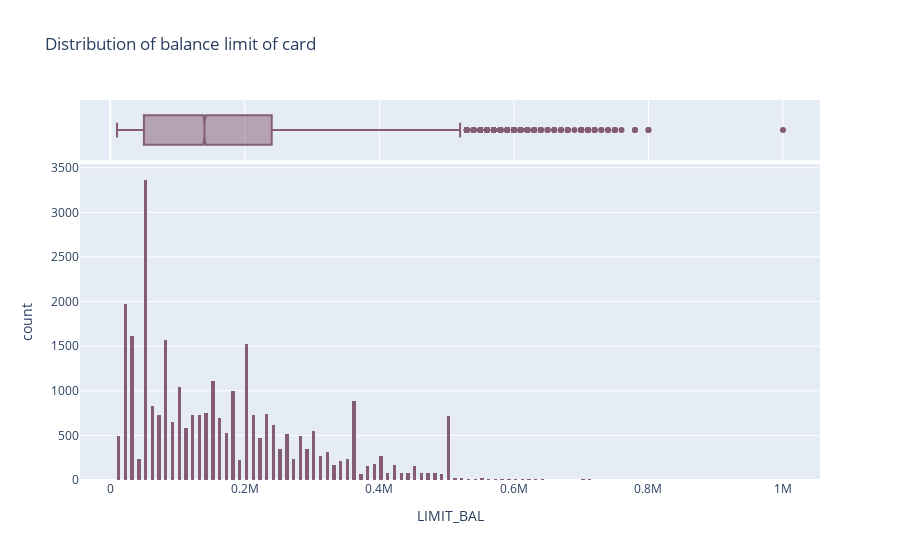

The code cell stored with this chart in its notebook:
### Code cell
fig1 = px.histogram(df, x = 'LIMIT_BAL', marginal = 'box',
                    title = 'Distribution of balance limit of card', 
                    labels = {'x': 'Dollar($)', 'y': 'Noumber of card'},
                   color_discrete_sequence=px.colors.qualitative.Antique)
fig1.show()

### Figure 1 — Plotly figure (JSON) as saved in the notebook; plotly's stock layout.template omitted (floating-point values rounded to 4 significant figures; data arrays with more than 128 entries replaced by an {"elided": "..."} marker saying what was removed)
{"data": [{"alignmentgroup": "True", "bingroup": "x", "hovertemplate": "LIMIT_BAL=%{x}<br>count=%{y}<extra></extra>", "legendgroup": "", "marker": {"color": "rgb(133, 92, 117)", "pattern": {"shape": ""}}, "name": "", "offsetgroup": "", "orientation": "v", "showlegend": false, "type": "histogram", "x": {"elided": "30000 int values"}, "xaxis": "x", "yaxis": "y"}, {"alignmentgroup": "True", "hovertemplate": "LIMIT_BAL=%{x}<extra></extra>", "legendgroup": "", "marker": {"color": "rgb(133, 92, 117)"}, "name": "", "notched": true, "offsetgroup": "", "showlegend": false, "type": "box", "x": {"elided": "30000 int values"}, "xaxis": "x2", "yaxis": "y2"}], "layout": {"barmode": "relative", "legend": {"tracegroupgap": 0}, "title": {"text": "Distribution of balance limit of card"}, "xaxis": {"anchor": "y", "domain": [0, 1], "title": {"text": "LIMIT_BAL"}}, "xaxis2": {"anchor": "y2", "domain": [0, 1], "matches": "x", "showgrid": true, "showticklabels": false}, "yaxis": {"anchor": "x", "domain": [0, 0.8316], "title": {"text": "count"}}, "yaxis2": {"anchor": "x2", "domain": [0.8416, 1], "matches": "y2", "showgrid": false, "showline": false, "showticklabels": false, "ticks": ""}}}
